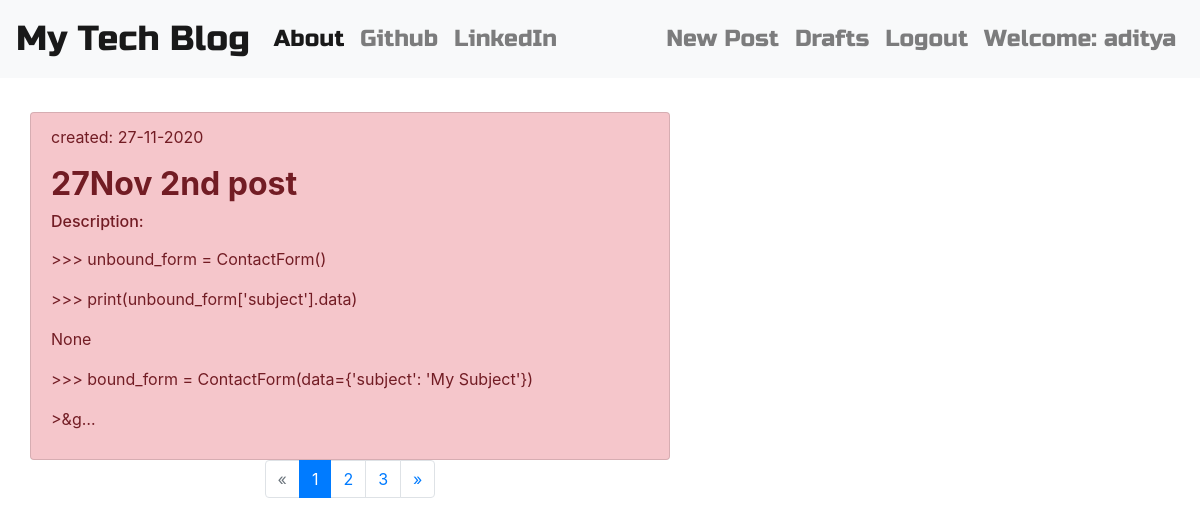
Page /drafts/ (signed in) on the committed database.
### blog/models.py (models this page shows, shortened)
class Post(models.Model):
    author = models.ForeignKey('auth.User', on_delete=models.CASCADE)
    title = models.CharField(max_length=200)
    text = models.TextField()
    created_date = models.DateTimeField(default=timezone.now)
    published_date = models.DateTimeField(blank=True, null=True)

### blog/views.py (the view)
# urls.py: path('drafts/', views.DraftListView.as_view(), name='post_draft_list'),
class DraftListView(ListView):
    paginate_by = 1
    model = Post
    template_name = 'post_draft_list.html'
    def get_queryset(self):
        return Post.objects.filter(published_date__isnull=True).order_by('created_date')

### blog/templates/blog/post_draft_list.html
{% extends 'blog/base.html' %}}
{% block content %}
{% for post in post_list %}
    <div class="post">
    <div class="list-group mt-4" style="width: 40rem;">
    <a href="{% url 'post_detail' pk=post.pk %}" class="list-group-item list-group-item-action list-group-item-danger">
            <p class="date">created: {{ post.created_date|date:'d-m-Y' }}</p>
            <h2><b>{{ post.title }}</b></h2>
            {% autoescape off %}
                    <h6>Description:</h6>
                    <p>{{ post.text|truncatechars:200 }}</p>
            {% endautoescape %}
    </a>
    </div>
    </div>
{% endfor %}
    <nav aria-label="Page navigation example">
    {% if is_paginated %}
      <ul class="pagination justify-content-center">
        {% if page_obj.has_previous %}
          <li class="page-item"><a class="page-link" href="?page={{ page_obj.previous_page_number }}">&laquo;</a></li>
        {% else %}
          <li class="page-item disabled"><a class="page-link">&laquo;</a></li>
        {% endif %}
        {% for i in paginator.page_range %}
          {% if page_obj.number == i %}
            <li class="page-item active"><a class="page-link">{{ i }} <span class="sr-only">(current)</span></a></li>
          {% else %}
            <li class="page-item"><a class="page-link" href="?page={{ i }}">{{ i }}</a></li>
          {% endif %}
        {% endfor %}
        {% if page_obj.has_next %}
          <li class="page-item"><a class="page-link" href="?page={{ page_obj.next_page_number }}">&raquo;</a></li>
        {% else %}
          <li class="page-item disabled"><a class="page-link">&raquo;</a></li>
        {% endif %}
      </ul>
    {% endif %}
</nav>
{% endblock %}

### blog/templates/blog/base.html (shortened to what this page needs)
<!DOCTYPE html>
{% load staticfiles %}
<html lang="en">
<head>
<link rel="stylesheet" href="https://stackpath.bootstrapcdn.com/bootstrap/4.5.0/css/bootstrap.min.css">
    <link rel="stylesheet" href="//cdn.jsdelivr.net/npm/medium-editor@latest/dist/css/medium-editor.min.css" type="text/css" media="screen" charset="utf-8">
    <link rel="stylesheet" href="{% static 'css/blog.css' %}">
</head>
<body class="loader">
<nav class="navbar navbar-expand-lg navbar-light bg-light techfont">
  <a class="navbar-brand" href="{% url 'post_list' %}">My Tech Blog</a>
  <div class="collapse navbar-collapse" id="navbarNav">
    <ul class="navbar-nav">
      <li class="nav-item active">
        <a class="nav-link" href="{% url 'about'%}">About <span class="sr-only">(current)</span></a>
      </li>
      <li class="nav-item">
        <a class="nav-link" href="https://www.github.com">Github</a>
      </li>
      <li class="nav-item">
        <a class="nav-link" href="https://www.linkedin.com">LinkedIn</a>
      </li>
    </ul>
      <ul class="navbar-nav ml-auto">
          {% if user.is_authenticated %}
        <li class="nav-item">
          <a class="nav-link" href="{% url 'post_new' %}" >New Post</a>
        </li>
        <li class="nav-item">
          <a class="nav-link" href="{% url 'post_draft_list' %}">Drafts</a>
        </li>
        <li class="nav-item">
          <a class="nav-link" href="{% url 'logout' %}" >Logout</a>
        </li>
        <li class="nav-item">
          <a class="nav-link">Welcome: {{ user.username }}</a>
        </li>
        {% endif %}
      </ul>
  </div>
</nav>
<div class="content container">
    <div class="row">
            <div class="blog_posts">
                {% block content %}
                    {% endblock %}
            </div>
    </div>
</div>
</body>
</html>

### blog/static/css/blog.css (style rules this page uses)
.techfont { font-family: 'Russo One', sans-serif; font-size: 1.45em; margin-bottom: 10px; }
.navbar-brand { font-size: 1.5em; }
.loader { filter:hue-rotate(0deg); color: linear-gradient(45deg,#0f8,#08f); animation:hue 5000ms infinite linear; }

### rows in the picture
Post: created_date "27-11-2020", title "27Nov 2nd post", text ">>> unbound_form = ContactForm() >>> print(unbound_form['subject'].data) None >>> bound_form = ContactForm(data={'subject': 'My Subject'}) >&g…"

### other values in the picture
{{ user.username }} "aditya"
{{ i }} "1"
{{ i }} "2" "3"
